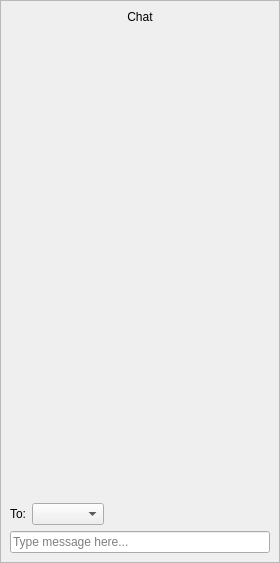
<?xml version="1.0" encoding="UTF-8"?>
<ui version="4.0">
 <class>chat_window</class>
 <widget class="QWidget" name="chat_window">
  <property name="geometry">
   <rect>
    <x>0</x>
    <y>0</y>
    <width>280</width>
    <height>563</height>
   </rect>
  </property>
  <property name="minimumSize">
   <size>
    <width>200</width>
    <height>0</height>
   </size>
  </property>
  <property name="windowTitle">
   <string>Form</string>
  </property>
  <layout class="QGridLayout" name="gridLayout">
   <property name="leftMargin">
    <number>0</number>
   </property>
   <property name="topMargin">
    <number>0</number>
   </property>
   <property name="rightMargin">
    <number>0</number>
   </property>
   <property name="bottomMargin">
    <number>0</number>
   </property>
   <item row="0" column="0">
    <widget class="QFrame" name="chat_frame">
     <property name="frameShape">
      <enum>QFrame::StyledPanel</enum>
     </property>
     <property name="frameShadow">
      <enum>QFrame::Raised</enum>
     </property>
     <layout class="QGridLayout" name="gridLayout_2">
      <item row="0" column="0">
       <widget class="QLabel" name="chat_title">
        <property name="text">
         <string>Chat</string>
        </property>
        <property name="alignment">
         <set>Qt::AlignCenter</set>
        </property>
       </widget>
      </item>
      <item row="1" column="0">
       <widget class="QScrollArea" name="chat_scroll_area">
        <property name="sizePolicy">
         <sizepolicy hsizetype="MinimumExpanding" vsizetype="Expanding">
          <horstretch>0</horstretch>
          <verstretch>0</verstretch>
         </sizepolicy>
        </property>
        <property name="frameShape">
         <enum>QFrame::NoFrame</enum>
        </property>
        <property name="horizontalScrollBarPolicy">
         <enum>Qt::ScrollBarAlwaysOff</enum>
        </property>
        <property name="widgetResizable">
         <bool>true</bool>
        </property>
        <widget class="QWidget" name="messages_widget">
         <property name="geometry">
          <rect>
           <x>0</x>
           <y>0</y>
           <width>260</width>
           <height>470</height>
          </rect>
         </property>
         <layout class="QVBoxLayout" name="messages_layout">
          <property name="spacing">
           <number>0</number>
          </property>
          <property name="leftMargin">
           <number>0</number>
          </property>
          <property name="topMargin">
           <number>0</number>
          </property>
          <property name="rightMargin">
           <number>0</number>
          </property>
          <property name="bottomMargin">
           <number>0</number>
          </property>
         </layout>
        </widget>
       </widget>
      </item>
      <item row="2" column="0">
       <layout class="QHBoxLayout" name="chat_horizontalLayout">
        <item>
         <widget class="QLabel" name="to_label">
          <property name="text">
           <string>To:</string>
          </property>
         </widget>
        </item>
        <item>
         <widget class="QComboBox" name="recipient_combo_box">
          <property name="enabled">
           <bool>true</bool>
          </property>
          <property name="sizePolicy">
           <sizepolicy hsizetype="Preferred" vsizetype="Preferred">
            <horstretch>0</horstretch>
            <verstretch>0</verstretch>
           </sizepolicy>
          </property>
          <property name="minimumSize">
           <size>
            <width>70</width>
            <height>20</height>
           </size>
          </property>
          <property name="currentText">
           <string/>
          </property>
         </widget>
        </item>
        <item>
         <spacer name="horizontalSpacer">
          <property name="orientation">
           <enum>Qt::Horizontal</enum>
          </property>
          <property name="sizeHint" stdset="0">
           <size>
            <width>40</width>
            <height>20</height>
           </size>
          </property>
         </spacer>
        </item>
       </layout>
      </item>
      <item row="3" column="0">
       <widget class="QLineEdit" name="chat_input">
        <property name="sizePolicy">
         <sizepolicy hsizetype="Expanding" vsizetype="Fixed">
          <horstretch>0</horstretch>
          <verstretch>0</verstretch>
         </sizepolicy>
        </property>
        <property name="minimumSize">
         <size>
          <width>0</width>
          <height>20</height>
         </size>
        </property>
        <property name="placeholderText">
         <string>Type message here...</string>
        </property>
       </widget>
      </item>
     </layout>
    </widget>
   </item>
  </layout>
 </widget>
 <resources/>
 <connections/>
</ui>
